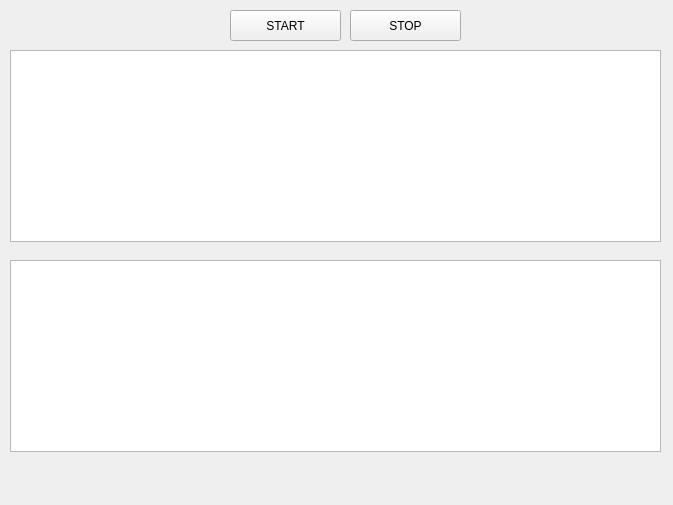
<?xml version="1.0" encoding="UTF-8"?>
<ui version="4.0">
 <class>MainWindow</class>
 <widget class="QMainWindow" name="MainWindow">
  <property name="geometry">
   <rect>
    <x>0</x>
    <y>0</y>
    <width>673</width>
    <height>505</height>
   </rect>
  </property>
  <property name="windowTitle">
   <string>Tactile Data Visualizer</string>
  </property>
  <property name="autoFillBackground">
   <bool>true</bool>
  </property>
  <widget class="QWidget" name="centralwidget">
   <property name="autoFillBackground">
    <bool>true</bool>
   </property>
   <widget class="QPushButton" name="btnStart">
    <property name="geometry">
     <rect>
      <x>230</x>
      <y>10</y>
      <width>111</width>
      <height>31</height>
     </rect>
    </property>
    <property name="text">
     <string>START</string>
    </property>
   </widget>
   <widget class="QPushButton" name="btnStop">
    <property name="geometry">
     <rect>
      <x>350</x>
      <y>10</y>
      <width>111</width>
      <height>31</height>
     </rect>
    </property>
    <property name="text">
     <string>STOP</string>
    </property>
   </widget>
   <widget class="PlotWidget" name="graphicsViewForce">
    <property name="geometry">
     <rect>
      <x>10</x>
      <y>50</y>
      <width>651</width>
      <height>192</height>
     </rect>
    </property>
   </widget>
   <widget class="PlotWidget" name="graphicsViewVelocity">
    <property name="geometry">
     <rect>
      <x>10</x>
      <y>260</y>
      <width>651</width>
      <height>192</height>
     </rect>
    </property>
   </widget>
  </widget>
 </widget>
 <customwidgets>
  <customwidget>
   <class>PlotWidget</class>
   <extends>QGraphicsView</extends>
   <header location="global">pyqtgraph</header>
  </customwidget>
 </customwidgets>
 <resources/>
 <connections/>
</ui>
